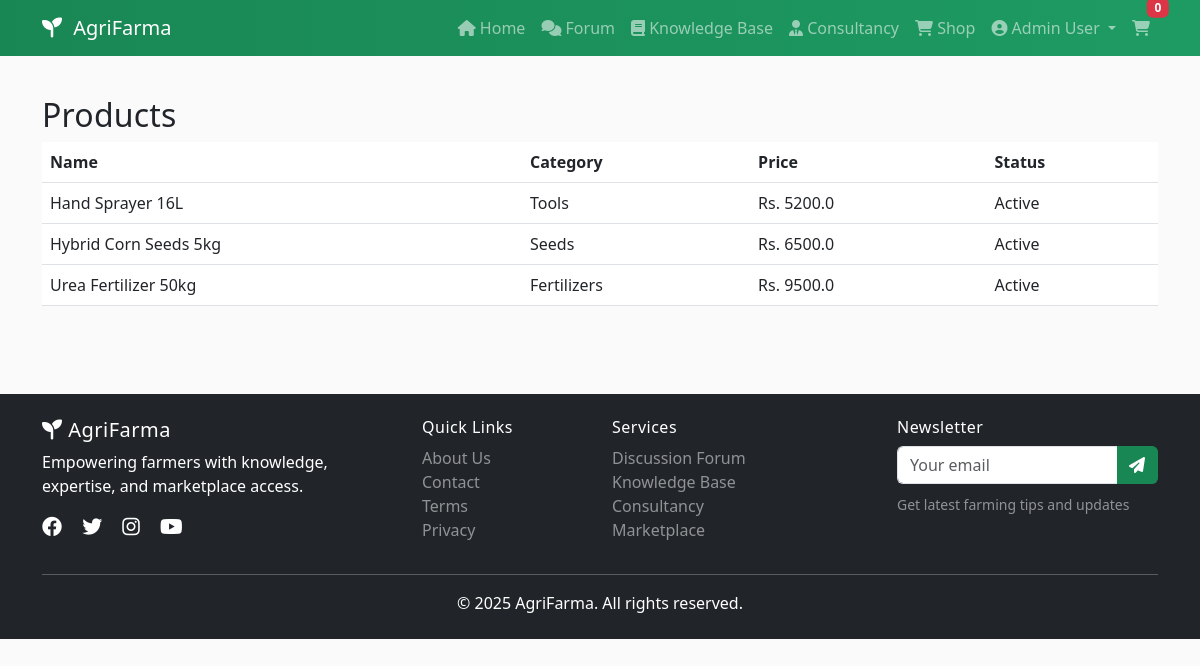
The app's page /admin/products (signed in) with its own data.
### models.py (models this page shows, shortened)
class User(UserMixin, db.Model):
    id = db.Column(db.Integer, primary_key=True)
    name = db.Column(db.String(120), nullable=False)
    email = db.Column(db.String(120), unique=True, nullable=False)
    password_hash = db.Column(db.String(256), nullable=False)
    join_date = db.Column(db.DateTime, default=datetime.utcnow)
    is_active = db.Column(db.Boolean, default=True)
    profile = db.relationship('Profile', backref='user', uselist=False, cascade='all, delete')
    roles = db.relationship('Role', secondary=roles, backref=db.backref('users', lazy='dynamic'))
    @property
    def is_admin(self):
        return any(r.name == 'admin' for r in self.roles)

class Product(db.Model):
    id = db.Column(db.Integer, primary_key=True)
    name = db.Column(db.String(150), nullable=False)
    description = db.Column(db.Text)
    price = db.Column(db.Float, nullable=False)
    image = db.Column(db.String(200))
    category_id = db.Column(db.Integer, db.ForeignKey('category.id'))
    active = db.Column(db.Boolean, default=True)
    rating = db.Column(db.Integer, default=0)
    category = db.relationship('Category')

class Category(db.Model):
    id = db.Column(db.Integer, primary_key=True)
    name = db.Column(db.String(100), nullable=False)
    description = db.Column(db.String(255))
    parent_id = db.Column(db.Integer, db.ForeignKey('category.id'))
    module = db.Column(db.String(30), nullable=False)  # forum, knowledge, consultancy, shop
    parent = db.relationship('Category', remote_side=[id])

### app.py (the view)
@app.route('/admin/products')
@login_required
@roles_required('admin')
def admin_products():
    products = Product.query.order_by(Product.id.desc()).all()
    return render_template('admin_products.html', products=products)

### app.py (called while the page is built)
@login_manager.user_loader
def load_user(user_id: str):
    return User.query.get(int(user_id))

### auth.py (called while the page is built)
def roles_required(*role_names):
    def decorator(f):
        @wraps(f)
        def wrapped(*args, **kwargs):
            if not current_user.is_authenticated:
                abort(401)
            user_roles = {r.name for r in current_user.roles}
            if not any(r in user_roles for r in role_names):
                abort(403)
            return f(*args, **kwargs)
        return wrapped
    return decorator

### templates/admin_products.html
{% extends 'base.html' %}{% block title %}Admin Products{% endblock %}{% block content %}
<div class='container'><h2>Products</h2>
<table class='table'><thead><tr><th>Name</th><th>Category</th><th>Price</th><th>Status</th></tr></thead><tbody>
{% for p in products %}<tr><td>{{ p.name }}</td><td>{{ p.category.name if p.category else '-' }}</td><td>Rs. {{ p.price }}</td><td>{{ 'Active' if p.active else 'Inactive' }}</td></tr>{% endfor %}
</tbody></table></div>{% endblock %}

### templates/base.html (shortened to what this page needs)
<!DOCTYPE html>
<html lang="en">
<head>
    <link href="https://cdn.jsdelivr.net/npm/bootstrap@5.3.0/dist/css/bootstrap.min.css" rel="stylesheet">
    <link rel="stylesheet" href="https://cdnjs.cloudflare.com/ajax/libs/font-awesome/6.4.0/css/all.min.css">
    <link rel="stylesheet" href="{{ url_for('static', filename='css/style.css') }}">
</head>
<body>
    <nav class="navbar navbar-expand-lg navbar-dark bg-success sticky-top">
        <div class="container">
            <a class="navbar-brand" href="{{ url_for('index') }}">
                <i class="fas fa-seedling"></i> AgriFarma
            </a>
            <div class="collapse navbar-collapse" id="navbarNav">
                <ul class="navbar-nav ms-auto">
                    <li class="nav-item">
                        <a class="nav-link" href="{{ url_for('index') }}">
                            <i class="fas fa-home"></i> Home
                        </a>
                    </li>
                    <li class="nav-item">
                        <a class="nav-link" href="{{ url_for('forum_home') }}">
                            <i class="fas fa-comments"></i> Forum
                        </a>
                    </li>
                    <li class="nav-item">
                        <a class="nav-link" href="{{ url_for('knowledge_home') }}">
                            <i class="fas fa-book"></i> Knowledge Base
                        </a>
                    </li>
                    <li class="nav-item">
                        <a class="nav-link" href="{{ url_for('consultancy_home') }}">
                            <i class="fas fa-user-tie"></i> Consultancy
                        </a>
                    </li>
                    <li class="nav-item">
                        <a class="nav-link" href="{{ url_for('shop_home') }}">
                            <i class="fas fa-shopping-cart"></i> Shop
                        </a>
                    </li>
                    {% if current_user.is_authenticated %}
                        <li class="nav-item dropdown">
                            <a class="nav-link dropdown-toggle" href="#" id="userDropdown" role="button"
                               data-bs-toggle="dropdown" aria-expanded="false">
                                <i class="fas fa-user-circle"></i> {{ current_user.name }}
                            </a>
                        </li>
                        <li class="nav-item">
                            <a class="nav-link position-relative" href="{{ url_for('cart') }}">
                                <i class="fas fa-shopping-cart"></i>
                                <span class="badge bg-danger position-absolute top-0 start-100 translate-middle"
                                      id="cart-count">0</span>
                            </a>
                        </li>
                    {% endif %}
                </ul>
            </div>
        </div>
    </nav>
    <main class="py-4">
        {% block content %}{% endblock %}
    </main>
    <footer class="bg-dark text-white mt-5 py-4">
        <div class="container">
            <div class="row">
                <div class="col-md-4">
                    <h5><i class="fas fa-seedling"></i> AgriFarma</h5>
                    <p>Empowering farmers with knowledge, expertise, and marketplace access.</p>
                    <div class="social-links">
                        <a href="#" class="text-white me-3"><i class="fab fa-facebook fa-lg"></i></a>
                        <a href="#" class="text-white me-3"><i class="fab fa-twitter fa-lg"></i></a>
                        <a href="#" class="text-white me-3"><i class="fab fa-instagram fa-lg"></i></a>
                        <a href="#" class="text-white"><i class="fab fa-youtube fa-lg"></i></a>
                    </div>
                </div>
                <div class="col-md-2">
                    <h6>Quick Links</h6>
                    <ul class="list-unstyled">
                        <li><a href="{{ url_for('about') }}" class="text-white-50">About Us</a></li>
                        <li><a href="{{ url_for('contact') }}" class="text-white-50">Contact</a></li>
                        <li><a href="{{ url_for('terms') }}" class="text-white-50">Terms</a></li>
                        <li><a href="{{ url_for('privacy') }}" class="text-white-50">Privacy</a></li>
                    </ul>
                </div>
                <div class="col-md-3">
                    <h6>Services</h6>
                    <ul class="list-unstyled">
                        <li><a href="{{ url_for('forum_home') }}" class="text-white-50">Discussion Forum</a></li>
                        <li><a href="{{ url_for('knowledge_home') }}" class="text-white-50">Knowledge Base</a></li>
                        <li><a href="{{ url_for('consultancy_home') }}" class="text-white-50">Consultancy</a></li>
                        <li><a href="{{ url_for('shop_home') }}" class="text-white-50">Marketplace</a></li>
                    </ul>
                </div>
                <div class="col-md-3">
                    <h6>Newsletter</h6>
                    <form id="newsletter-form">
                        <div class="input-group mb-2">
                            <input type="email" class="form-control" placeholder="Your email" required>
                            <button class="btn btn-success" type="submit">
                                <i class="fas fa-paper-plane"></i>
                            </button>
                        </div>
                    </form>
                    <small class="text-white-50">Get latest farming tips and updates</small>
                </div>
            </div>
            <hr class="bg-white">
            <div class="row">
                <div class="col-md-12 text-center">
                    <p class="mb-0">&copy; 2025 AgriFarma. All rights reserved.</p>
                </div>
            </div>
        </div>
    </footer>
</body>
</html>

### static/css/style.css (style rules this page uses)
:root { --af-green: #198754; --af-dark: #0f5132; --af-light: #f6fff9; --af-accent: #8bd3a6; --af-warning: #ffc107; }
body { font-family: system-ui, -apple-system, "Segoe UI", Roboto, "Helvetica Neue", Arial, "Noto Sans", "Liberation Sans", "Apple Color Emoji", "Segoe UI Emoji", "Segoe UI Symbol", "Noto Color Emoji", sans-serif; background-color: #fafafa; }
h1, h2, h3, h4, h5, h6 { letter-spacing: 0.2px; }
.navbar.bg-success { background: linear-gradient(90deg, var(--af-green), #1e9b63); }
.navbar-brand i { margin-right: 6px; }
.btn-success { background-color: var(--af-green); border-color: var(--af-green); }
footer { background: #0b3d29 !important; }
footer h5, footer h6 { letter-spacing: 0.5px; }
footer a { text-decoration: none; }
.table th { font-weight: 600; }
#newsletter-form .form-control { border-right: 0; }
#newsletter-form .btn { border-left: 0; }

### records on screen
User: name "Admin User"
Product: name "Hand Sprayer 16L", category "Tools", price "5200.0", active "Active"
Product: name "Hybrid Corn Seeds 5kg", category "Seeds", price "6500.0", active "Active"
Product: name "Urea Fertilizer 50kg", category "Fertilizers", price "9500.0", active "Active"
